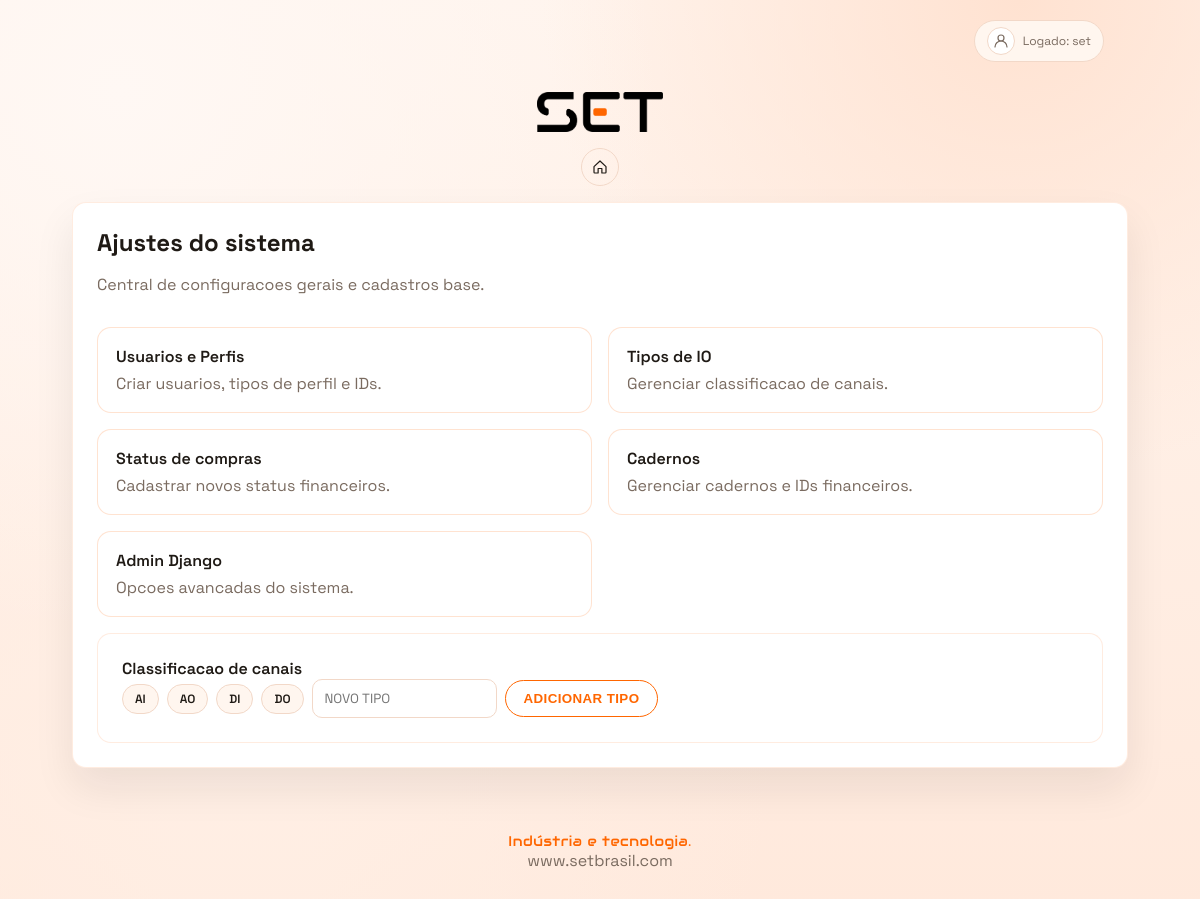
The app's page /ajustes/ (signed in) with its own data.
### core/models.py (models this page shows, shortened)
class TipoCanalIO(models.Model):
    nome = models.CharField(max_length=20, unique=True)
    ativo = models.BooleanField(default=True)
    class Meta:
        ordering = ["nome"]

### core/views.py (the view)
# urls.py: path('ajustes/', views.ajustes_sistema, name="ajustes_sistema"),
@login_required
def ajustes_sistema(request):
    if not request.user.is_staff:
        return HttpResponseForbidden("Sem permissao.")
    message = None
    if request.method == "POST":
        action = request.POST.get("action")
        if action == "create_channel_type":
            nome = request.POST.get("nome", "").strip().upper()
            if nome:
                TipoCanalIO.objects.get_or_create(nome=nome, defaults={"ativo": True})
    channel_types = TipoCanalIO.objects.filter(ativo=True).order_by("nome")
    return render(
        request,
        "core/ajustes.html",
        {
            "message": message,
            "channel_types": channel_types,
        },
    )

### core/templates/core/ajustes.html (shortened to what this page needs)
{% extends "core/base.html" %}
{% load static %}
{% block content %}
  <div class="page-logo">
    <img class="logo logo-small" src="{% static 'core/logoset.png' %}" alt="Logo">
  </div>
  <div class="page-panel-link">
    <a class="btn btn-ghost icon-only" href="{% url 'painel' %}" title="Painel" aria-label="Painel">
      <svg class="icon" viewBox="0 0 24 24" aria-hidden="true">
        <path d="M4 11.5L12 4l8 7.5v7.5a1 1 0 0 1-1 1h-4.5v-6h-5v6H5a1 1 0 0 1-1-1z" fill="none" stroke="currentColor" stroke-width="1.6" stroke-linejoin="round" stroke-linecap="round"></path>
      </svg>
    </a>
  </div>
  <section class="card stack">
    <div>
      <h1 style="margin: 0;">Ajustes do sistema</h1>
      <p class="muted">Central de configuracoes gerais e cadastros base.</p>
    </div>
    <div class="panel-grid">
      <a class="panel-card" href="{% url 'usuarios' %}">
        <div class="panel-title">Usuarios e Perfis</div>
        <div class="muted">Criar usuarios, tipos de perfil e IDs.</div>
      </a>
      <a class="panel-card" href="{% url 'ios_list' %}">
        <div class="panel-title">Tipos de IO</div>
        <div class="muted">Gerenciar classificacao de canais.</div>
      </a>
      <a class="panel-card" href="{% url 'financeiro_nova' %}">
        <div class="panel-title">Status de compras</div>
        <div class="muted">Cadastrar novos status financeiros.</div>
      </a>
      <a class="panel-card" href="{% url 'financeiro_cadernos' %}">
        <div class="panel-title">Cadernos</div>
        <div class="muted">Gerenciar cadernos e IDs financeiros.</div>
      </a>
      <a class="panel-card" href="/admin/">
        <div class="panel-title">Admin Django</div>
        <div class="muted">Opcoes avancadas do sistema.</div>
      </a>
    </div>
    <div class="card compact-card">
      <div class="panel-title">Classificacao de canais</div>
      <div class="channel-types">
        {% for channel in channel_types %}
          <span class="channel-pill">{{ channel.nome }}</span>
        {% endfor %}
        <form method="post" class="channel-type-form">
          <input type="text" name="nome" placeholder="NOVO TIPO" maxlength="20" required>
          <button class="btn btn-outline" type="submit">Adicionar tipo</button>
        </form>
      </div>
    </div>
  </section>
{% endblock %}

### core/templates/core/base.html (shortened to what this page needs)
{% load static %}
<!doctype html>
<html lang="pt-br">
  <head>
    <link rel="stylesheet" href="{% static 'core/styles.css' %}">
  </head>
  <body class="{% block body_class %}page{% endblock %}">
    {% block header %}
      <header class="site-header">
        {% if request.user.is_authenticated %}
          <div class="user-banner">
            <a class="profile-icon-btn" href="{% url 'meu_perfil' %}" title="Meu Perfil" aria-label="Meu Perfil">
              <svg class="icon" viewBox="0 0 24 24" aria-hidden="true">
                <path d="M12 12a4 4 0 1 0-4-4 4 4 0 0 0 4 4Z" fill="none" stroke="currentColor" stroke-width="1.6"></path>
                <path d="M4 20a8 8 0 0 1 16 0" fill="none" stroke="currentColor" stroke-width="1.6" stroke-linecap="round"></path>
              </svg>
            </a>
            <span>Logado: {{ request.user.username }}</span>
          </div>
        {% endif %}
      </header>
    {% endblock %}
    <main class="main">
      {% block content %}{% endblock %}
    </main>
    {% block footer %}
      <footer class="site-footer">
        <div class="slogan">Indústria e tecnologia.</div>
        <a href="https://www.setbrasil.com" target="_blank" rel="noreferrer">www.setbrasil.com</a>
      </footer>
    {% endblock %}
  </body>
</html>

### core/static/core/styles.css (style rules this page uses)
:root { --bg: #fff4ed; --bg-alt: #ffe9dc; --surface: #ffffff; --text: #1f1a15; --muted: #7a6b60; --accent: #ff6600; --accent-soft: #ffe2d1; --border: #f2d8c8; --shadow: 0 20px 40px rgba(31, 26, 21, 0.08); --shadow-strong: 0 18px 30px rgba(31, 26, 21, 0.18); --radius: 14px; }
* { box-sizing: border-box; }
body { margin: 0; font-family: "Space Grotesk", sans-serif; color: var(--text); background: var(--bg); min-height: 100vh; }
.site-header { display: flex; align-items: center; justify-content: flex-end; gap: 16px; padding: 20px 8vw; }
.user-banner { font-size: 12px; color: var(--muted); padding: 6px 12px; border-radius: 999px; background: #fff6ef; border: 1px solid var(--border); display: inline-flex; align-items: center; gap: 8px; }
.profile-icon-btn { width: 28px; height: 28px; border-radius: 999px; border: 1px solid var(--border); display: inline-flex; align-items: center; justify-content: center; color: inherit; text-decoration: none; background: #fff; }
.logo { height: 56px; width: auto; display: block; }
.logo-small { height: 40px; }
.main { max-width: 1200px; width: 100%; margin: 0 auto; padding: 10px 6vw 40px; animation: fade-in 0.6s ease-out; }
.site-footer { text-align: center; padding: 24px 0 40px; color: var(--muted); }
.site-footer a { color: inherit; text-decoration: none; }
.slogan { font-family: "Audiowide", sans-serif; font-size: 14px; letter-spacing: 0.5px; color: var(--accent); }
.btn { display: inline-flex; align-items: center; justify-content: center; padding: 10px 18px; border-radius: 999px; border: 1px solid transparent; text-decoration: none; cursor: pointer; font-weight: 600; text-transform: uppercase; letter-spacing: 0.4px; }
.btn-outline { border-color: var(--accent); color: var(--accent); background: transparent; }
.btn-ghost { background: transparent; border-color: var(--border); color: var(--text); }
.icon-only { width: 38px; height: 38px; padding: 0; font-size: 18px; line-height: 1; }
.card { background: var(--surface); border: 1px solid rgba(255, 102, 0, 0.12); border-radius: var(--radius); padding: 24px; box-shadow: var(--shadow); }
.icon { width: 18px; height: 18px; }
input, textarea, select { width: 100%; padding: 10px 12px; border: 1px solid var(--border); border-radius: 10px; font-family: inherit; }
.stack { display: grid; gap: 16px; }
.muted { color: var(--muted); }
.page-logo { display: flex; justify-content: center; margin-bottom: 16px; }
.page-panel-link { display: flex; justify-content: center; margin-bottom: 16px; }
.panel-grid { display: grid; grid-template-columns: repeat(2, minmax(0, 1fr)); gap: 16px; width: 100%; }
.panel-card { display: grid; gap: 6px; padding: 18px; border: 1px solid rgba(255, 102, 0, 0.18); border-radius: 14px; background: #fff; text-decoration: none; color: inherit; transition: transform 0.2s ease, box-shadow 0.2s ease; }
.panel-title { font-weight: 600; }
.compact-card { box-shadow: none; }
.channel-types { display: flex; gap: 8px; flex-wrap: wrap; align-items: center; }
.channel-type-form { display: flex; gap: 8px; align-items: center; flex-wrap: wrap; }
.channel-type-form input { width: auto; min-width: 140px; }
.channel-pill { padding: 6px 12px; border-radius: 999px; border: 1px solid var(--border); background: #fff6ef; font-weight: 600; font-size: 12px; }

### records on screen
TipoCanalIO: nome "AI"
TipoCanalIO: nome "AO"
TipoCanalIO: nome "DI"
TipoCanalIO: nome "DO"

### other values on screen
{{ request.user.username }} "set"
